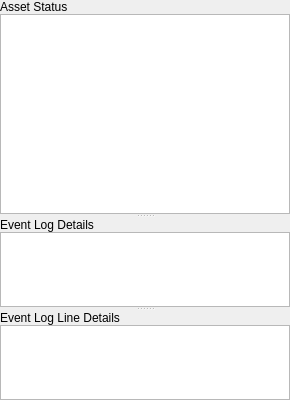
        <widget class="QSplitter" name="jobDialogSplitter">
         <property name="orientation">
          <enum>Qt::Vertical</enum>
         </property>
         <property name="childrenCollapsible">
          <bool>false</bool>
         </property>
         <widget class="QWidget" name="assetStatusContainer" native="true">
          <layout class="QVBoxLayout" name="verticalLayout_4">
           <property name="spacing">
            <number>0</number>
           </property>
           <property name="leftMargin">
            <number>0</number>
           </property>
           <property name="topMargin">
            <number>0</number>
           </property>
           <property name="rightMargin">
            <number>0</number>
           </property>
           <property name="bottomMargin">
            <number>0</number>
           </property>
           <item>
            <widget class="QLabel" name="assetStatusLabel">
             <property name="text">
              <string>Asset Status</string>
             </property>
            </widget>
           </item>
           <item>
            <widget class="AzQtComponents::FilteredSearchWidget" name="jobFilteredSearchWidget" native="true">
             <property name="placeholderText" stdset="0">
              <string>Filter by keyword or regular expression</string>
             </property>
            </widget>
           </item>
           <item>
            <widget class="AzQtComponents::TableView" name="jobTreeView">
             <property name="minimumSize">
              <size>
               <width>0</width>
               <height>200</height>
              </size>
             </property>
             <property name="contextMenuPolicy">
              <enum>Qt::CustomContextMenu</enum>
             </property>
             <property name="lineWidth">
              <number>0</number>
             </property>
            </widget>
           </item>
          </layout>
         </widget>
         <widget class="QWidget" name="jobLogContainer" native="true">
          <layout class="QVBoxLayout" name="jobLogLayout">
           <property name="spacing">
            <number>0</number>
           </property>
           <property name="leftMargin">
            <number>0</number>
           </property>
           <property name="topMargin">
            <number>0</number>
           </property>
           <property name="rightMargin">
            <number>0</number>
           </property>
           <property name="bottomMargin">
            <number>0</number>
           </property>
           <item>
            <widget class="QLabel" name="jobLogLabel">
             <property name="text">
              <string>Event Log Details</string>
             </property>
            </widget>
           </item>
           <item>
            <widget class="AzQtComponents::FilteredSearchWidget" name="detailsFilterWidget" native="true">
             <property name="placeholderText" stdset="0">
              <string>Filter by keyword or regular expression</string>
             </property>
            </widget>
           </item>
           <item>
            <widget class="QStackedWidget" name="jobLogStackedWidget">
             <property name="sizePolicy">
              <sizepolicy hsizetype="Expanding" vsizetype="Expanding">
               <horstretch>0</horstretch>
               <verstretch>0</verstretch>
              </sizepolicy>
             </property>
             <widget class="AzQtComponents::TableView" name="jobLogTableView">
              <property name="sizePolicy">
               <sizepolicy hsizetype="Expanding" vsizetype="Expanding">
                <horstretch>0</horstretch>
                <verstretch>0</verstretch>
               </sizepolicy>
              </property>
              <property name="contextMenuPolicy">
               <enum>Qt::CustomContextMenu</enum>
              </property>
             </widget>
             <widget class="QLabel" name="jobLogPlaceholderLabel">
              <property name="sizePolicy">
               <sizepolicy hsizetype="Expanding" vsizetype="Expanding">
                <horstretch>0</horstretch>
                <verstretch>0</verstretch>
               </sizepolicy>
              </property>
              <property name="text">
               <string>No event log details can be shown for unselected rows</string>
              </property>
              <property name="alignment">
               <set>Qt::AlignLeading|Qt::AlignLeft|Qt::AlignTop</set>
              </property>
             </widget>
            </widget>
           </item>
          </layout>
         </widget>
         <widget class="QWidget" name="jobContextContainer" native="true">
          <layout class="QVBoxLayout" name="jobContextLayout">
           <property name="spacing">
            <number>0</number>
           </property>
           <property name="leftMargin">
            <number>0</number>
           </property>
           <property name="topMargin">
            <number>0</number>
           </property>
           <property name="rightMargin">
            <number>0</number>
           </property>
           <property name="bottomMargin">
            <number>0</number>
           </property>
           <item>
            <widget class="QLabel" name="jobContextLogLabel">
             <property name="sizePolicy">
              <sizepolicy hsizetype="Preferred" vsizetype="Preferred">
               <horstretch>0</horstretch>
               <verstretch>0</verstretch>
              </sizepolicy>
             </property>
             <property name="text">
              <string>Event Log Line Details</string>
             </property>
            </widget>
           </item>
           <item>
            <widget class="AzQtComponents::TableView" name="jobContextLogTableView">
             <property name="sizePolicy">
              <sizepolicy hsizetype="Expanding" vsizetype="Expanding">
               <horstretch>0</horstretch>
               <verstretch>0</verstretch>
              </sizepolicy>
             </property>
             <property name="contextMenuPolicy">
              <enum>Qt::CustomContextMenu</enum>
             </property>
             <attribute name="headerVisible">
              <bool>false</bool>
             </attribute>
            </widget>
           </item>
          </layout>
         </widget>
        </widget>
